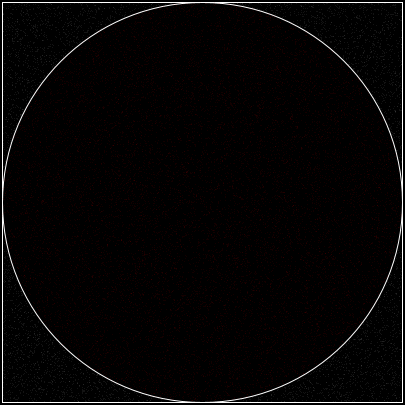
Frame 1 (no input)
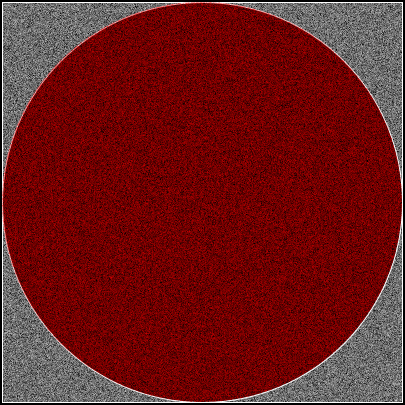
Frame 60 (the mouse pressed at the canvas centre just before this capture)
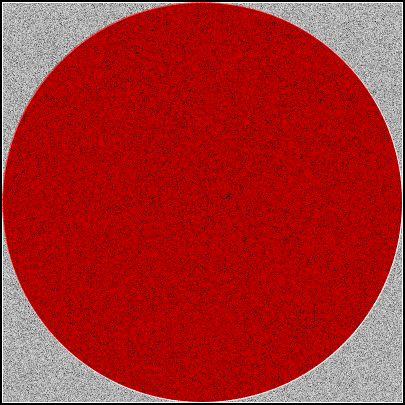
Frame 120 (the mouse held since frame 60 and released just before this capture)

The Processing sketch that drew these frames (run headless with seeded random() and noise(); from frame 60 on, the mouse is pressed at the canvas centre):

// Processing sketch: ApproximatingPI
// ── ApproximatingPI.pde
float r = 200;

double total = 0;
double circle = 0;

double recordPI = 0;
double recordDiff = 2;

void setup() {
  size(405, 405);
  
  background(0);
  translate(width / 2, height / 2);
  stroke(255);
  strokeWeight(1);
  noFill();
  
  ellipse(0, 0, r * 2, r * 2);
  rectMode(CENTER);
  rect(0, 0, r * 2, r * 2);
  
  
}

void draw() {
  translate(width / 2, height / 2);
  
  
  for(int i = 0; i < 20000; i++){
    float x = random(-r, r);
    float y = random(-r, r);
    total++;
  
    strokeWeight(0.5);
    double distance = (double)x * (double)x + (double)y * (double)y;
    if(distance < (double)r * (double)r) {
      stroke(255, 0, 0, 100);
      circle++;
    } else {
      stroke(255, 255 , 255, 100);
    }
  
    point(x, y);
  }
  
  double pi = 4 * (circle / total);
  double diff = Math.abs(Math.PI - pi);
  if(diff < recordDiff) {
    recordDiff = diff;
   recordPI = pi;
   println(recordPI);
   
  }
  
  //println(pi);
  
  
  
  
  
}
